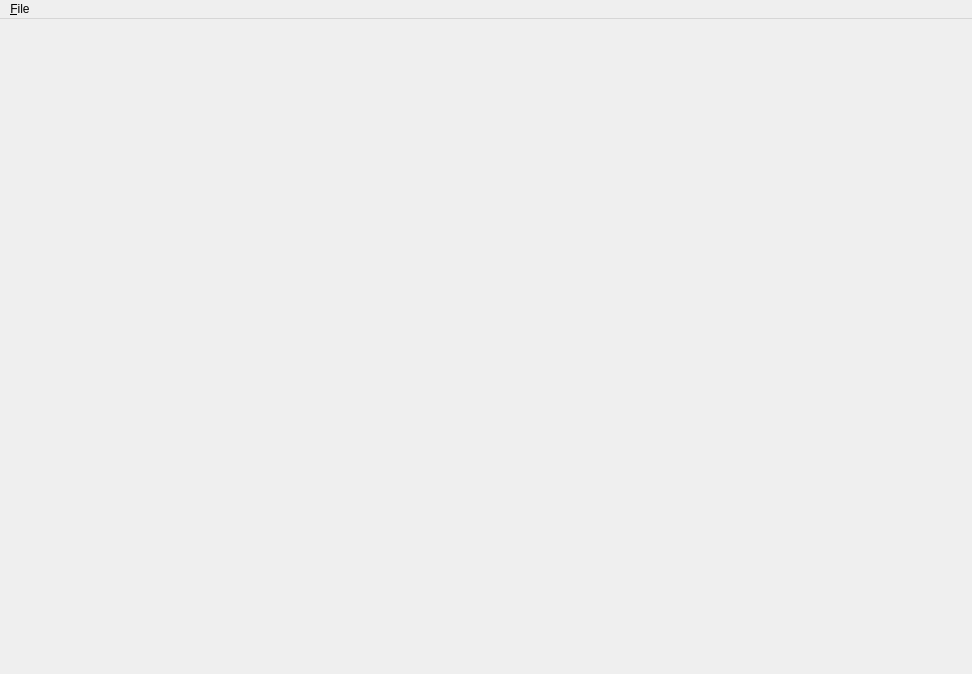
<?xml version="1.0" encoding="UTF-8"?>
<ui version="4.0">
 <class>MainWindow</class>
 <widget class="QMainWindow" name="MainWindow">
  <property name="geometry">
   <rect>
    <x>0</x>
    <y>0</y>
    <width>972</width>
    <height>674</height>
   </rect>
  </property>
  <property name="windowTitle">
   <string>Audio Controls Browser</string>
  </property>
  <widget class="QWidget" name="centralwidget">
   <property name="sizePolicy">
    <sizepolicy hsizetype="Expanding" vsizetype="Expanding">
     <horstretch>0</horstretch>
     <verstretch>0</verstretch>
    </sizepolicy>
   </property>
   <layout class="QHBoxLayout" name="horizontalLayout_4">
    <item>
     <widget class="QSplitter" name="m_pSplitter">
      <property name="orientation">
       <enum>Qt::Horizontal</enum>
      </property>
      <property name="handleWidth">
       <number>10</number>
      </property>
      <property name="childrenCollapsible">
       <bool>false</bool>
      </property>
     </widget>
    </item>
   </layout>
  </widget>
  <widget class="QMenuBar" name="menuBar">
   <property name="geometry">
    <rect>
     <x>0</x>
     <y>0</y>
     <width>972</width>
     <height>21</height>
    </rect>
   </property>
   <widget class="QMenu" name="menu_File">
    <property name="title">
     <string>&amp;File</string>
    </property>
    <addaction name="actionSave_All"/>
    <addaction name="actionReload"/>
   </widget>
   <addaction name="menu_File"/>
  </widget>
  <action name="actionSave_All">
   <property name="icon">
    <iconset resource="AudioControlsBrowserUI.qrc">
     <normaloff>:/Icons/Save_Icon.png</normaloff>:/Icons/Save_Icon.png</iconset>
   </property>
   <property name="text">
    <string>Save All</string>
   </property>
  </action>
  <action name="actionReload">
   <property name="icon">
    <iconset resource="AudioControlsBrowserUI.qrc">
     <normaloff>:/Icons/Load_Icon.png</normaloff>:/Icons/Load_Icon.png</iconset>
   </property>
   <property name="text">
    <string>Reload</string>
   </property>
  </action>
 </widget>
 <resources>
  <include location="AudioControlsBrowserUI.qrc"/>
 </resources>
 <connections>
  <connection>
   <sender>actionSave_All</sender>
   <signal>triggered()</signal>
   <receiver>MainWindow</receiver>
   <slot>Save()</slot>
   <hints>
    <hint type="sourcelabel">
     <x>-1</x>
     <y>-1</y>
    </hint>
    <hint type="destinationlabel">
     <x>485</x>
     <y>336</y>
    </hint>
   </hints>
  </connection>
  <connection>
   <sender>actionReload</sender>
   <signal>triggered()</signal>
   <receiver>MainWindow</receiver>
   <slot>Reload()</slot>
   <hints>
    <hint type="sourcelabel">
     <x>-1</x>
     <y>-1</y>
    </hint>
    <hint type="destinationlabel">
     <x>485</x>
     <y>336</y>
    </hint>
   </hints>
  </connection>
 </connections>
 <slots>
  <signal>CurrentControlNameChanged(QString)</signal>
  <signal>CurrentControlEditingFinished()</signal>
  <slot>Reload()</slot>
  <slot>SelectedInternalControlChanged(QTreeWidgetItem*,QTreeWidgetItem*)</slot>
  <slot>UpdateAddConnectionMenu(int)</slot>
  <slot>SelectedConnectionChanged(QListWidgetItem*,QListWidgetItem*)</slot>
  <slot>Save()</slot>
  <slot>NewLibrary()</slot>
  <slot>CreateSwitchControl()</slot>
  <slot>CreateTriggerControl()</slot>
  <slot>CreateRTPCControl()</slot>
  <slot>AddEnvironmentsLibrary()</slot>
  <slot>CreateEnvironmentsControl()</slot>
  <slot>UpdateSelectedConnection()</slot>
  <slot>AddPreloadLibrary()</slot>
  <slot>CreatePreloadControl()</slot>
  <slot>CurrentConnectionGroupChanged(QString)</slot>
  <slot>SetScopeForCurrentControl(QString)</slot>
  <slot>SetSelectedControlName(QString)</slot>
  <slot>SetAutoLoadForCurrentControl(bool)</slot>
  <slot>UpdateControlData()</slot>
  <slot>ShowExtraColumns(bool)</slot>
 </slots>
</ui>
